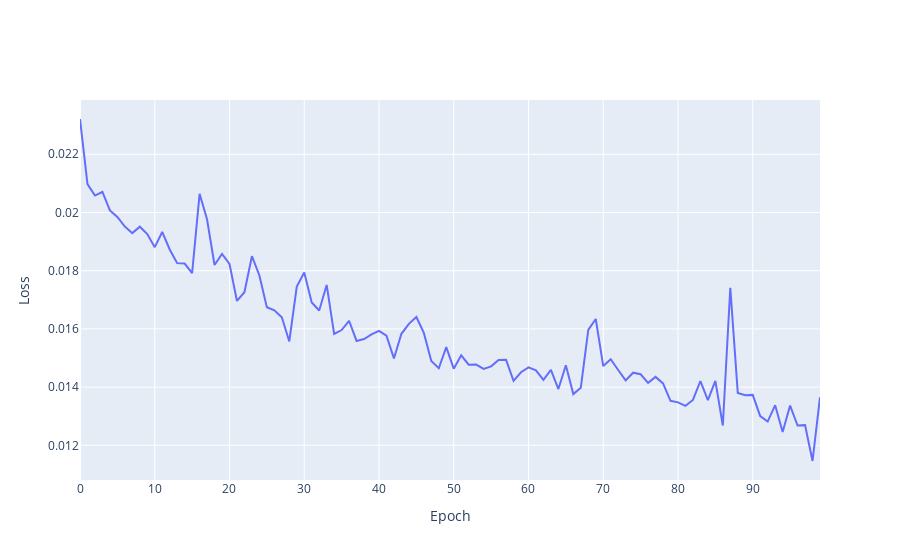

The notebook cell saved with this chart:
### Code cell
loss = history.history['loss']
layout = go.Layout(
    xaxis={'title':'Epoch'},
    yaxis={'title':'Loss'}
)
fig = go.Figure([
    go.Scatter(x=list(range(100)), y=loss, mode='lines',name = 'Training Loss')
], layout=layout)
fig.show()
